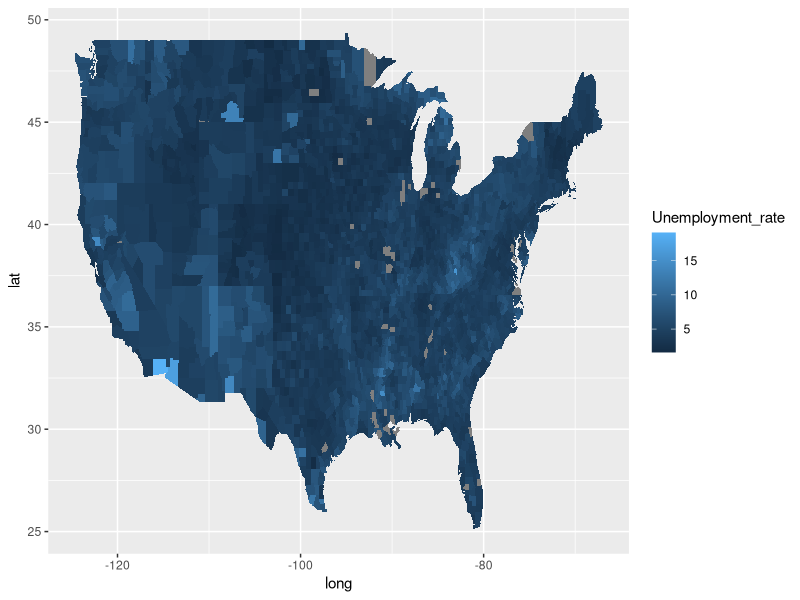
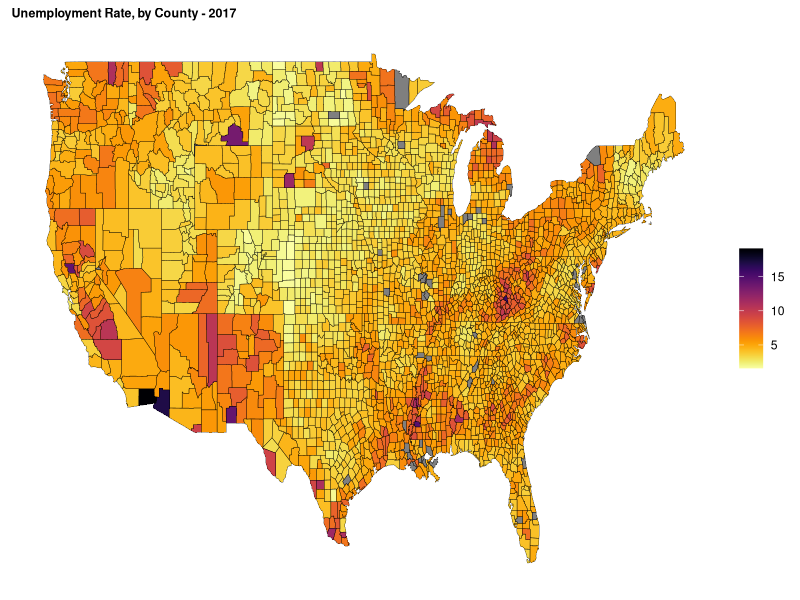

R code for these plots, in order:
## ---- chunk 1
knitr::opts_chunk$set(echo = TRUE)
## ---- chunk 2
setwd("C:/Users/Jared/Documents/datasci/projects/mief_R")
## ---- chunk 3
library(dplyr)
library(ggplot2)
library(readxl)
library(viridis)
## ---- chunk 4
# Loading data and skipping some title/sources in the data
unemployment_data <- read_excel("unemployment_data.xlsx", skip=7)

# Inspect
glimpse(unemployment_data)
## ---- chunk 5
# First 18 columns of the first county-level observation
data.frame(unemployment_data[3,1:18])
## ---- chunk 6
# Specify a vector to capture the years of observation
data_years <- c(seq(2007, 2017, by=1))

# Separate out the variables that are time series and those that are fixed
ts_vars <- c("Civilian_labor_force", "Employed", "Unemployed", "Unemployment_rate")
fixed_vars <- names(unemployment_data)[1:3]
## ---- chunk 7
# Create and pre-allocate an empty list to store the year subsets
ts_unemployment <- vector("list", length(data_years))
names(ts_unemployment) <- paste0("y", data_years)

for (y in data_years) {
  date_variables <- paste0(ts_vars, "_", y)
  
  year_data <- select(unemployment_data, fixed_vars, date_variables)
  names(year_data)[which(!names(year_data) %in% fixed_vars)] <- ts_vars
  year_data$date <- as.Date(paste0(y, "-01-01"))
  
  ts_unemployment[[paste0("y", y)]] <- year_data
}

# Stack everything row-wise
ts_unemployment <- Reduce("rbind", ts_unemployment)

# Inspect
glimpse(ts_unemployment)
## ---- chunk 8
#Base R has a number of datasets 'hidden' as default objects that can be called using the 'data' function; here we generate a list of state names to filter
data(state)

#Using the dplyr 'filter' function to filter out state from county level data
county_unemp <- filter(ts_unemployment, !(Area_name %in% state.name) & Area_name!='United States')

#Sort the data by state/county, by year
county_unemp <- arrange(county_unemp, FIPStxt, Area_name, date)

# Inspect
glimpse(county_unemp)
## ---- chunk 9
# Get county-level map data (available when ggplot2 is loaded)
counties_gg <- map_data("county")
glimpse(counties_gg)
## ---- chunk 10
# Replace extraneous text from county names (Area_name variable)
county_unemp$subregion <- gsub(" (County|Parish|Census Area|Borough|Municipality).*", "", county_unemp$Area_name)

# Lowercase
county_unemp$subregion <- tolower(county_unemp$subregion)
## ---- chunk 11
# Create a state_info object to merge state names back in for our keys later
state_info <- cbind(state.name, state.abb)

# Since this is a matrix, we have to convert to a data.frame
state_info <- data.frame(state_info)
colnames(state_info) <- c("region", "state")

# Format keys correctly
state_info$region <- tolower(state_info$region)

# Merge in the state_info data.frame we created
county_data <- left_join(county_unemp, state_info, by=c("State"="state"))

# Inspect
glimpse(county_data)
## ---- chunk 12
# Focus on 2017 numbers
county_data_17 <- filter(county_data, date == "2017-01-01")

# Pull our keys and some variables of interest
county_subset <- select(county_data_17, region, subregion, Unemployment_rate)

# Merge with counties_gg
map_data <- left_join(counties_gg, county_subset, by=c("region", "subregion"))

# Inspect
glimpse(map_data)
## ---- chunk 13
#Plot
ggplot(map_data, aes(x=long,y=lat,group=group)) +
  geom_polygon(aes(fill=Unemployment_rate))
## ---- chunk 14
ggplot(map_data, aes(x=long,y=lat,group=group)) +
  geom_polygon(aes(fill=Unemployment_rate)) +
  
  # Delineate county borders with a thin line
  geom_path(size=0.1) +
  
  # Apply a viridis color-scale - "inferno" works well here
  scale_fill_viridis(option="inferno", direction=-1)+
  
  # Set title
  ggtitle("Unemployment Rate, by County - 2017") +
  
  # Specify legend placement and title text formatting; remove a number of theme items that clutter the plot
  theme(plot.title = element_text(size=9, face='bold'),
        legend.direction = "vertical",
        legend.position = "right",
        legend.title=element_blank(),
        panel.background=element_blank(),
        axis.title.x = element_blank(),
        axis.title.y = element_blank(),
        axis.text.y = element_blank(),
        axis.text.x = element_blank(),
        axis.ticks = element_blank())

